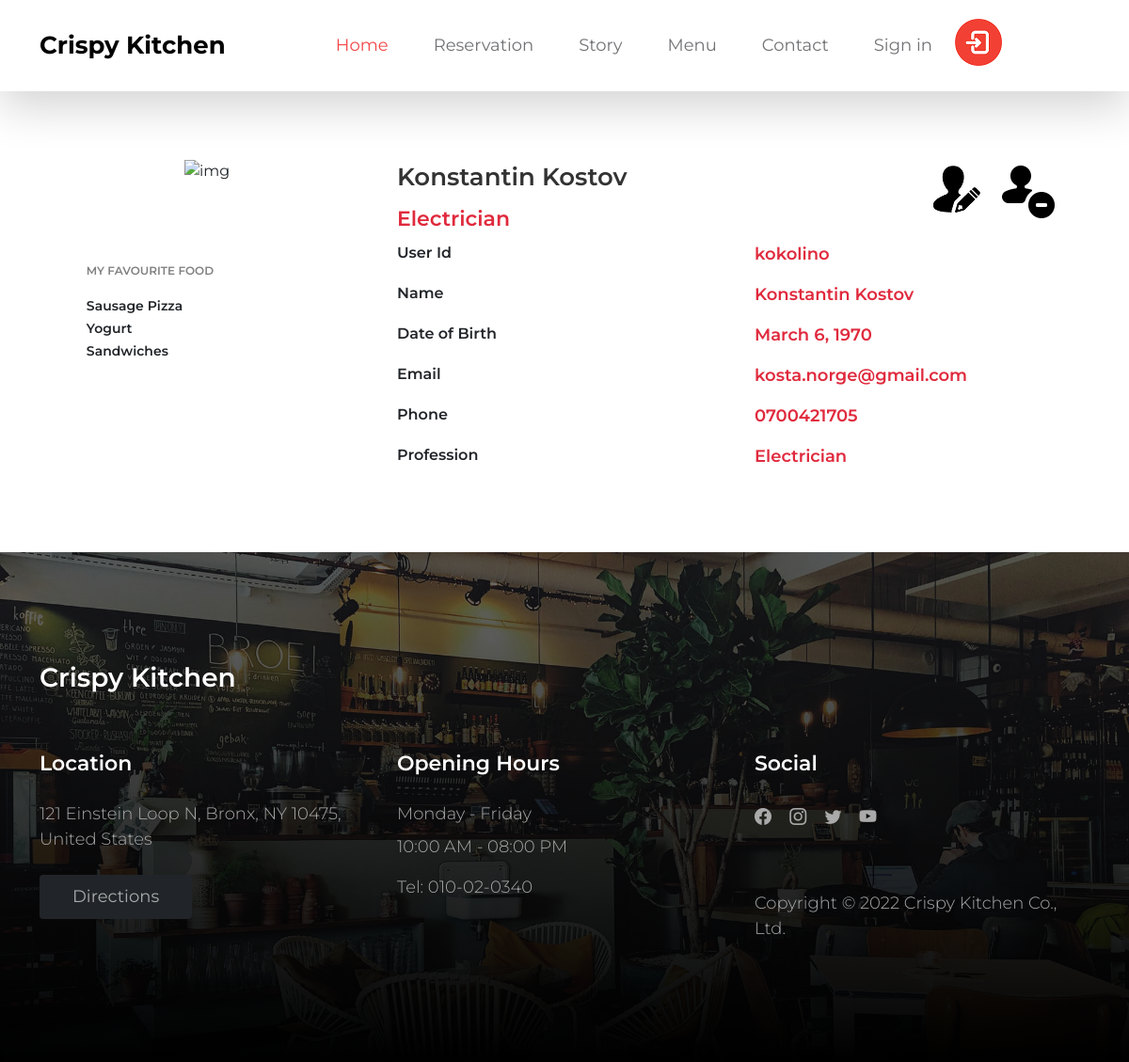
Page /accounts/profile/1/ on the earlier database version.
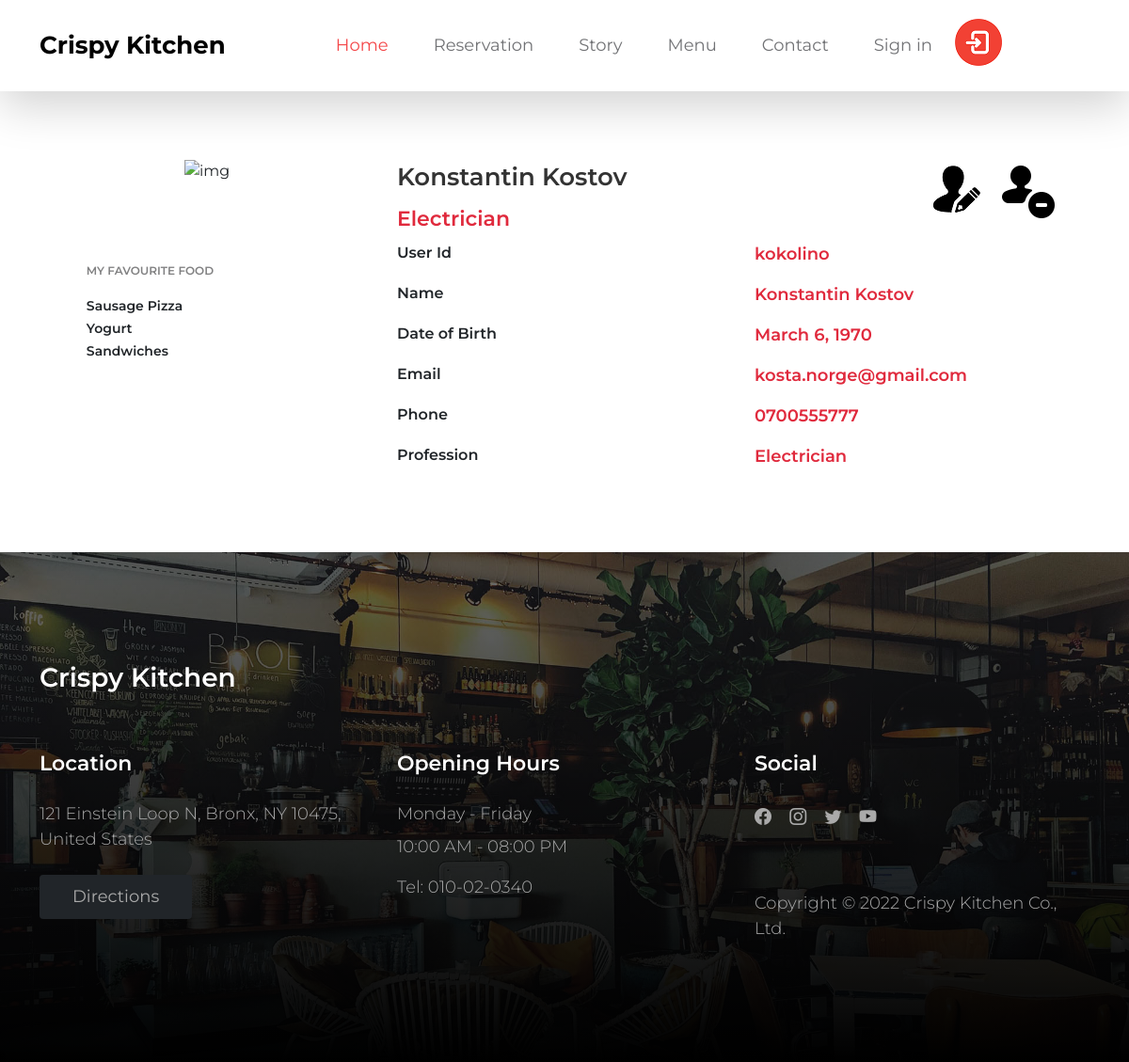
Same page on the later database version.
### Blog/accounts/models.py (models this page shows)
class UserProfile(auth_models.AbstractUser):
    pass
    username = models.CharField(
        max_length=20,
        unique=True
    )
    first_name = models.CharField(
        max_length=50,
    )
    last_name = models.CharField(
        max_length=50,
    )
    date_of_birth = models.DateField(
        null=True,
    )
    email = models.EmailField(
        max_length=50,
        unique=True
    )
    phone = models.CharField(
        max_length=20,
    )
    profession = models.CharField(
        max_length=30,
    )
    def __str__(self):
        return f'{self.first_name} {self.last_name}'
    photo = CloudinaryField('image')

### Blog/crispy_kitchen/models.py (models this page shows, shortened)
class FoodLike(models.Model):
    food = models.ForeignKey(
        SpecialMenu,
        on_delete=models.CASCADE
    )
    user = models.ForeignKey(
        UserModel,
        on_delete=models.CASCADE,
    )

class SpecialMenu(models.Model):
    CHOICES = (
        ('Breakfast', 'Breakfast'),
        ('Lunch', 'Lunch'),
        ('Dinner', 'Dinner'),
    )
    type_of_meal = models.CharField(
        max_length=30,
        choices=CHOICES,
    )
    name_of_the_food = models.CharField(
        max_length=30,
    )
    price = models.FloatField()
    photo = CloudinaryField('image')
    description = models.TextField()
    best_offers = models.BooleanField(
        null=True,
        blank=True,
    )

### Blog/accounts/views.py (the view)
# urls.py: path('', ProfileDetailsView.as_view(), name='profile details'),
class ProfileDetailsView(views.DetailView):
    model = UserModel
    template_name = 'user_profile.html'
    def get_context_data(self, **kwargs):
        context = super().get_context_data(**kwargs)
        context['likes'] = FoodLike.objects.all()
        return context

### Blog/accounts/templates/user_profile.html (shortened to what this page needs)
{% extends 'base.html' %}
{% load static %}
{% block profile %}
    <link href="{% static 'css/profile.css' %}" rel="stylesheet">
            <link href="//maxcdn.bootstrapcdn.com/bootstrap/4.1.1/css/bootstrap.min.css" rel="stylesheet" id="bootstrap-css">
{% endblock %}
{% block content %}
<div class="container emp-profile">
    <form method="post">
        <div class="row">
            <div class="col-md-4">
                <div class="profile-img">
                    <img src="{{ object.photo.url }}" alt="img">
                </div>
            </div>
            <div class="col-md-6">
                <div class="profile-head">
                    <h5>
                        {{ object }}
                    </h5>
                    <h6>
                        {{ object.profession }}
                    </h6>
                </div>
            </div>
            <div class="col-md-2">
                <a href="{% url 'profile edit' pk=request.user.pk%}"><img src="/media/download_images/Users-Edit-User-icon.png" alt="img"></a>
                <a  style="position: relative; bottom: -3px; left: 15px" href="{% url 'profile delete' pk=request.user.pk %}"><img src="/media/download_images/delete-user.png" alt="img"></a>
            </div>
        </div>
        <div class="row">
            <div class="col-md-4">
                <div class="profile-work">
                    <p>MY FAVOURITE FOOD</p>
                    {% for like in likes %}
                        {% if object.pk == like.user.pk %}
                    <a>{{ like.food.name_of_the_food }}</a><br/>
                        {% endif %}
                    {% endfor %}
                </div>
            </div>
            <div class="col-md-8">
                <div class="tab-content profile-tab" id="myTabContent">
                    <div class="tab-pane fade show active" id="home" role="tabpanel" aria-labelledby="home-tab">
                        <div class="row">
                            <div class="col-md-6">
                                <label>User Id</label>
                            </div>
                            <div class="col-md-6">
                                <p>{{ object.username }}</p>
                            </div>
                        </div>
                        <div class="row">
                            <div class="col-md-6">
                                <label>Name</label>
                            </div>
                            <div class="col-md-6">
                                <p>{{ object }}</p>
                            </div>
                        </div>
                        <div class="row">
                            <div class="col-md-6">
                                <label>Date of Birth</label>
                            </div>
                            <div class="col-md-6">
                                <p>{{ object.date_of_birth }}</p>
                            </div>
                        </div>
                        <div class="row">
                            <div class="col-md-6">
                                <label>Email</label>
                            </div>
                            <div class="col-md-6">
                                <p>{{ object.email }}</p>
                            </div>
                        </div>
                        <div class="row">
                            <div class="col-md-6">
                                <label>Phone</label>
                            </div>
                            <div class="col-md-6">
                                <p>{{ object.phone }}</p>
                            </div>
                        </div>
                        <div class="row">
                            <div class="col-md-6">
                                <label>Profession</label>
                            </div>
                            <div class="col-md-6">
                                <p>{{ object.profession }}</p>
                            </div>
                        </div>
                    </div>
                </div>
            </div>
        </div>
    </form>
</div>
{% endblock %}

### templates/base.html (shortened to what this page needs)
{% load static %}
<!doctype html>
<html lang="en">
<head>
    {% block profile %}
    {% endblock %}
    <link href="{% static 'css/bootstrap.min.css' %}" rel="stylesheet">
    <link href="{% static 'css/bootstrap-icons.css' %}" rel="stylesheet">
    <link href="{% static 'css/tooplate-crispy-kitchen.css' %}" rel="stylesheet">
</head>
<body>
<nav class="navbar navbar-expand-lg bg-white shadow-lg">
    <div class="container">
        <a class="navbar-brand" href="{% url 'index' %}">
            Crispy Kitchen
        </a>
        <div class="collapse navbar-collapse" id="navbarNav">
            <ul class="navbar-nav mx-auto">
                <li class="nav-item">
                    <a class="nav-link active" href="{% url 'index' %}">Home</a>
                </li>
                     {% if request.user.is_authenticated%}
                <li class="nav-item">
                    <a class="nav-link " href="{% url 'reservation' %}">Reservation</a>
                </li>
                     {% else %}
                 <li class="nav-item">
                    <a class="nav-link " href="{% url 'sign in' %}">Reservation</a>
                </li>
                     {% endif %}
                <li class="nav-item">
                    <a class="nav-link" href="{% url 'about' %}">Story</a>
                </li>
                <li class="nav-item">
                    <a class="nav-link" href="{% url 'menu' %}">Menu</a>
                </li>
                <li class="nav-item">
                    <a class="nav-link" href="{% url 'contact' %}">Contact</a>
                </li>
                {% if  not request.user.is_authenticated %}
                    <li class="nav-item">
                    <a href="{% url 'sign in' %}" class="nav-link">Sign in</a>
                </li>
                    <a href="{% url 'sign in' %}"><img src="/media/download_images/log-in.png" alt="img"></a>
                {% endif %}
    </div>
</nav>
{% block content %}
{% endblock %}
<footer class="site-footer section-padding">
    <div class="container">
        <div class="row">
            <div class="col-12">
                <h4 class="text-white mb-4 me-5">Crispy Kitchen</h4>
            </div>
            <div class="col-lg-4 col-md-7 col-xs-12 tooplate-mt30">
                <h6 class="text-white mb-lg-4 mb-3">Location</h6>
                <p>121 Einstein Loop N, Bronx, NY 10475, United States</p>
                <a href="https://goo.gl/maps/wZVGLA7q64uC1s886" class="custom-btn btn btn-dark mt-2">Directions</a>
            </div>
            <div class="col-lg-4 col-md-5 col-xs-12 tooplate-mt30">
                <h6 class="text-white mb-lg-4 mb-3">Opening Hours</h6>
                <p class="mb-2">Monday - Friday</p>
                <p>10:00 AM - 08:00 PM</p>
                <p>Tel: <a href="tel: 010-02-0340" class="tel-link">010-02-0340</a></p>
            </div>
            <div class="col-lg-4 col-md-6 col-xs-12 tooplate-mt30">
                <h6 class="text-white mb-lg-4 mb-3">Social</h6>
                <ul class="social-icon">
                    <li><a href="https://www.facebook.com/profile.php?id=100087961795193&is_tour_dismissed=true" class="social-icon-link bi-facebook"></a></li>
                    <li><a href="https://www.instagram.com/crispy.citchen/" class="social-icon-link bi-instagram"></a></li>
                    <li><a href="https://twitter.com/CrispyKitchen77" target="_blank"
                           class="social-icon-link bi-twitter"></a></li>
                    <li><a href="https://www.youtube.com/watch?v=0rojBGuDizA" class="social-icon-link bi-youtube"></a></li>
                </ul>
                <p class="copyright-text tooplate-mt60">Copyright © 2022 Crispy Kitchen Co., Ltd.
            </div>
        </div>
    </div>
</footer>
</body>
</html>

### static/css/profile.css (style rules this page uses)
body { background: -webkit-linear-gradient(left, #CBCCCEFF, #737579FF); }
.emp-profile { padding: 3%; margin-top: 3%; margin-bottom: 3%; border-radius: 0.5rem; background: #fff; }
.profile-img { text-align: center; }
.profile-img img { width: 70%; height: 100%; }
.profile-head h5 { color: #333; }
.profile-head h6 { color: #e02a3d; }
.profile-work { padding: 14%; margin-top: -15%; }
.profile-work p { font-size: 12px; color: #818182; font-weight: 600; margin-top: 10%; }
.profile-work a { text-decoration: none; color: #495057; font-weight: 600; font-size: 14px; }
.profile-tab label { font-weight: 600; }
.profile-tab p { font-weight: 600; color: #e02a3d; }

### static/css/tooplate-crispy-kitchen.css (style rules this page uses)
:root { --white-color: #FFFFFF; --primary-color: #f44749; --secondary-color: #f3af24; --section-bg-color: #F9F9F9; --dark-color: #000000; --title-color: #565758; --news-title-color: #292828; --p-color: #717275; --border-color: #eaeaea; --border-radius-default: .25rem; --body-font-family: 'Montserrat', sans-serif; --h1-font-size: 76px; --h2-font-size: 56px; --h3-font-size: 42px; --h4-font-size: 28px; --h5-font-size: 26px; --h6-font-size: 22px; --p-font-size: 18px; --menu-font-size: 18px; --category-font-size: 14px; --font-weight-light: 300; --font-weight-normal: 400; --font-weight-semibold: 600; --font-weight-bold: 700; }
body { background: var(--white-color); font-family: var(--body-font-family); position: relative; }
h2, h3, h4, h5, h6 { color: var(--dark-color); line-height: inherit; }
h1, h2, h3, h4, h5, h6 { font-weight: var(--font-weight-semibold); }
h4 { font-size: var(--h4-font-size); }
h5 { font-size: var(--h5-font-size); }
h6 { font-size: var(--h6-font-size); }
p, .list .list-item { color: var(--p-color); font-size: var(--p-font-size); font-weight: var(--font-weight-light); }
a, button { touch-action: manipulation; transition: all 0.3s; }
a { color: var(--secondary-color); text-decoration: none; }
.section-padding { padding-top: 8rem; padding-bottom: 8rem; }
.custom-btn { border: 0; color: var(--white-color); font-size: var(--menu-font-size); padding: 10px 35px; }
.navbar { background: var(--white-color); padding-top: 20px; padding-bottom: 20px; }
.navbar-brand { color: var(--dark-color); font-size: var(--h5-font-size); font-weight: var(--font-weight-bold); margin-right: 0; }
.navbar-expand-lg .navbar-nav .nav-link { padding-right: 1.5rem; padding-left: 1.5rem; }
.navbar-expand-lg .nav-link { color: var(--p-color); font-weight: var(--font-weight-normal); font-size: var(--menu-font-size); padding-top: 15px; padding-bottom: 15px; }
.navbar-nav .nav-link.active, .nav-link:focus, .nav-link:hover { color: var(--primary-color); }
.site-footer { background-image: url('../images/daan-evers-tKN1WXrzQ3s-unsplash.jpg'); background-repeat: no-repeat; background-position: center; background-size: cover; padding-top: 7rem; padding-bottom: 7rem; position: relative; }
.site-footer::before { content: ""; background: linear-gradient(to top, var(--dark-color), transparent 200%); position: absolute; top: 0; right: 0; bottom: 0; left: 0; }
.site-footer .container { position: relative; }
.tooplate-mt30 { margin-top: 30px; }
.tooplate-mt60 { margin-top: 60px; }
.copyright-text { font-size: var(--menu-font-size); }
.tel-link { color: var(--p-color); }
.site-footer a { color: #AAA;; }
.site-footer p { color: #AAA; }
.social-icon { margin: 0; padding: 0; }
.social-icon li { list-style: none; display: inline-block; vertical-align: top; transition: all 0.3s; }
.social-icon-link { color: var(--p-color); font-size: var(--p-font-size); display: inline-block; vertical-align: top; margin-top: 4px; margin-bottom: 4px; margin-right: 15px; }

Differences in the rows shown:
changed UserProfile "Konstantin Kostov": phone "0700421705" → "0700555777"
